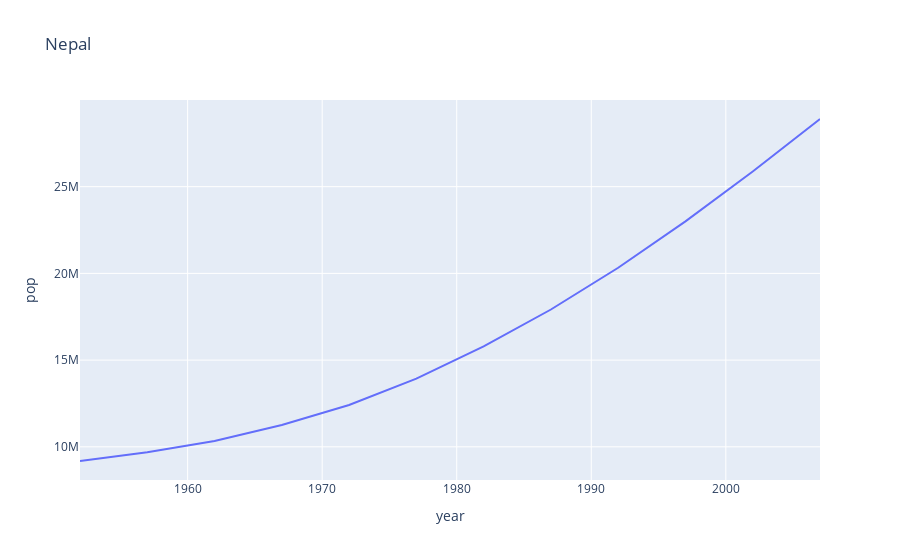

Notebook cell for this chart:
### Code cell
px.line(nepal,x='year',y='pop',title='Nepal')

### Figure 1 — Plotly figure (JSON) as saved in the notebook; plotly's stock layout.template omitted (floating-point values rounded to 4 significant figures)
{"data": [{"hovertemplate": "year=%{x}<br>pop=%{y}<extra></extra>", "legendgroup": "", "line": {"color": "#636efa", "dash": "solid"}, "marker": {"symbol": "circle"}, "mode": "lines", "name": "", "orientation": "v", "showlegend": false, "type": "scatter", "x": [1952, 1957, 1962, 1967, 1972, 1977, 1982, 1987, 1992, 1997, 2002, 2007], "xaxis": "x", "y": [9182536, 9682338, 10332057, 11261690, 12412593, 13933198, 15796314, 17917180, 20326209, 23001113, 25873917, 28901790], "yaxis": "y"}], "layout": {"legend": {"tracegroupgap": 0}, "title": {"text": "Nepal"}, "xaxis": {"anchor": "y", "domain": [0, 1], "title": {"text": "year"}}, "yaxis": {"anchor": "x", "domain": [0, 1], "title": {"text": "pop"}}}}
